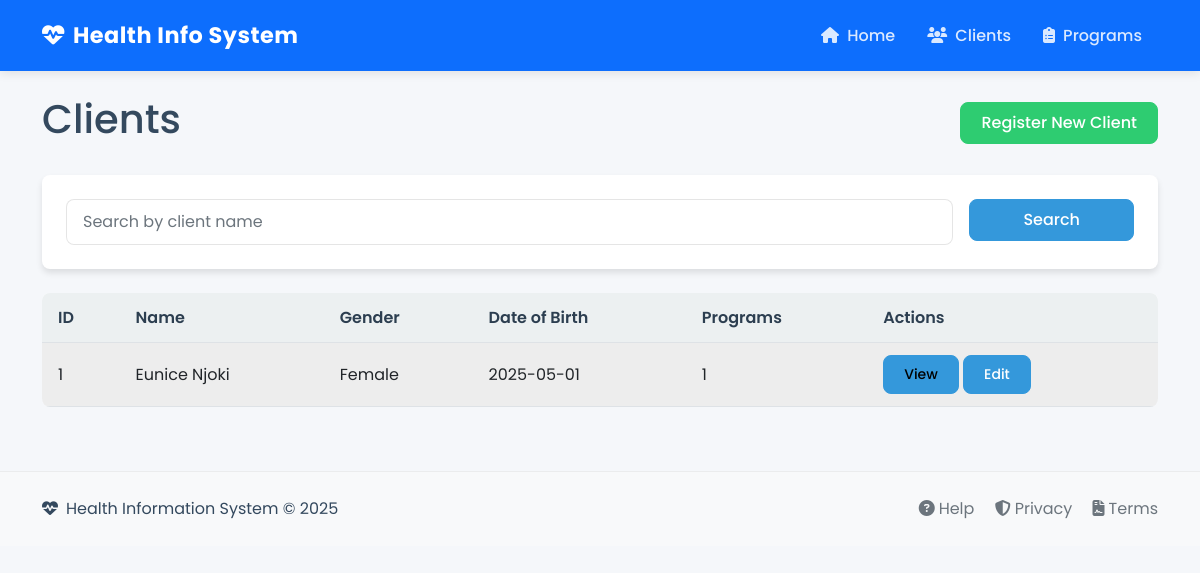
The app's page /clients, older data.
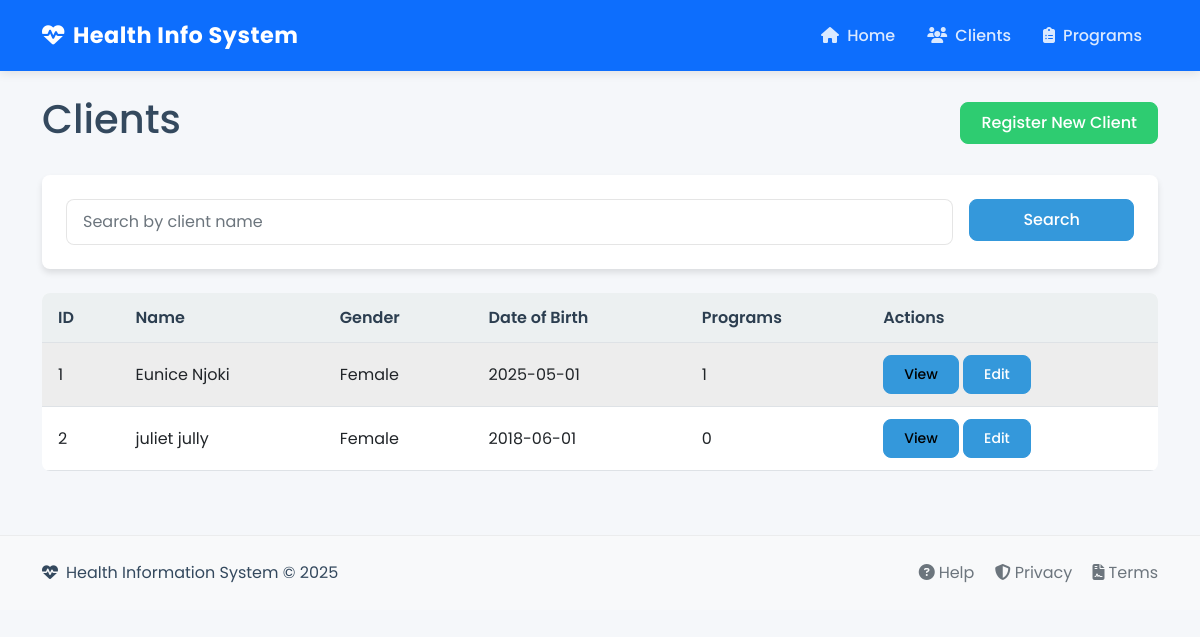
The same page, newer data.
### models/client.py (models this page shows, shortened)
class Client(db.Model):
    id = db.Column(db.Integer, primary_key=True)
    first_name = db.Column(db.String(50), nullable=False)
    last_name = db.Column(db.String(50), nullable=False)
    date_of_birth = db.Column(db.Date, nullable=False)
    gender = db.Column(db.String(10), nullable=False)
    phone = db.Column(db.String(15))
    email = db.Column(db.String(120))
    address = db.Column(db.String(200))
    created_at = db.Column(db.DateTime, default=datetime.utcnow)
    updated_at = db.Column(db.DateTime, default=datetime.utcnow, onupdate=datetime.utcnow)
    programs = db.relationship('Program', secondary=client_program,
                              backref=db.backref('clients', lazy='dynamic'))

### routes/web.py (the view)
@web.route('/clients')
def clients():
    search_term = request.args.get('search', '')
    if search_term:
        clients = ClientService.search_clients(search_term)
    else:
        clients = ClientService.get_all_clients()
    return render_template('clients.html', clients=clients, search_term=search_term)

### services/client_service.py (called while the page is built)
    @staticmethod
    def get_all_clients():
        return Client.query.all()

### templates/clients.html (shortened to what this page needs)
{% extends 'base.html' %}
{% block content %}
<div class="d-flex justify-content-between align-items-center mb-4">
    <h1>Clients</h1>
    <a href="{{ url_for('web.add_client') }}" class="btn btn-success">Register New Client</a>
</div>
<div class="card mb-4">
    <div class="card-body">
        <form method="get" action="{{ url_for('web.clients') }}" class="row g-3">
            <div class="col-md-10">
                <input type="text" class="form-control" id="search" name="search"
                    placeholder="Search by client name" value="{{ search_term }}">
            </div>
            <div class="col-md-2">
                <button type="submit" class="btn btn-primary w-100">Search</button>
            </div>
        </form>
    </div>
</div>
{% if clients %}
    <div class="table-responsive">
        <table class="table table-striped table-hover">
            <thead>
                <tr>
                    <th>ID</th>
                    <th>Name</th>
                    <th>Gender</th>
                    <th>Date of Birth</th>
                    <th>Programs</th>
                    <th>Actions</th>
                </tr>
            </thead>
            <tbody>
                {% for client in clients %}
                <tr>
                    <td>{{ client.id }}</td>
                    <td>{{ client.first_name }} {{ client.last_name }}</td>
                    <td>{{ client.gender }}</td>
                    <td>{{ client.date_of_birth }}</td>
                    <td>{{ client.programs|length }}</td>
                    <td>
                        <a href="{{ url_for('web.client_details', client_id=client.id) }}" class="btn btn-sm btn-info">View</a>
                        <a href="{{ url_for('web.edit_client', client_id=client.id) }}" class="btn btn-sm btn-primary">Edit</a>
                    </td>
                </tr>
                {% endfor %}
            </tbody>
        </table>
    </div>
{% endif %}
{% endblock %}

Row changes from the older to the newer data that the page shows:
added Client: id "2", first_name "juliet", last_name "jully", gender "Female", date_of_birth "2018-06-01", programs|length "0"
